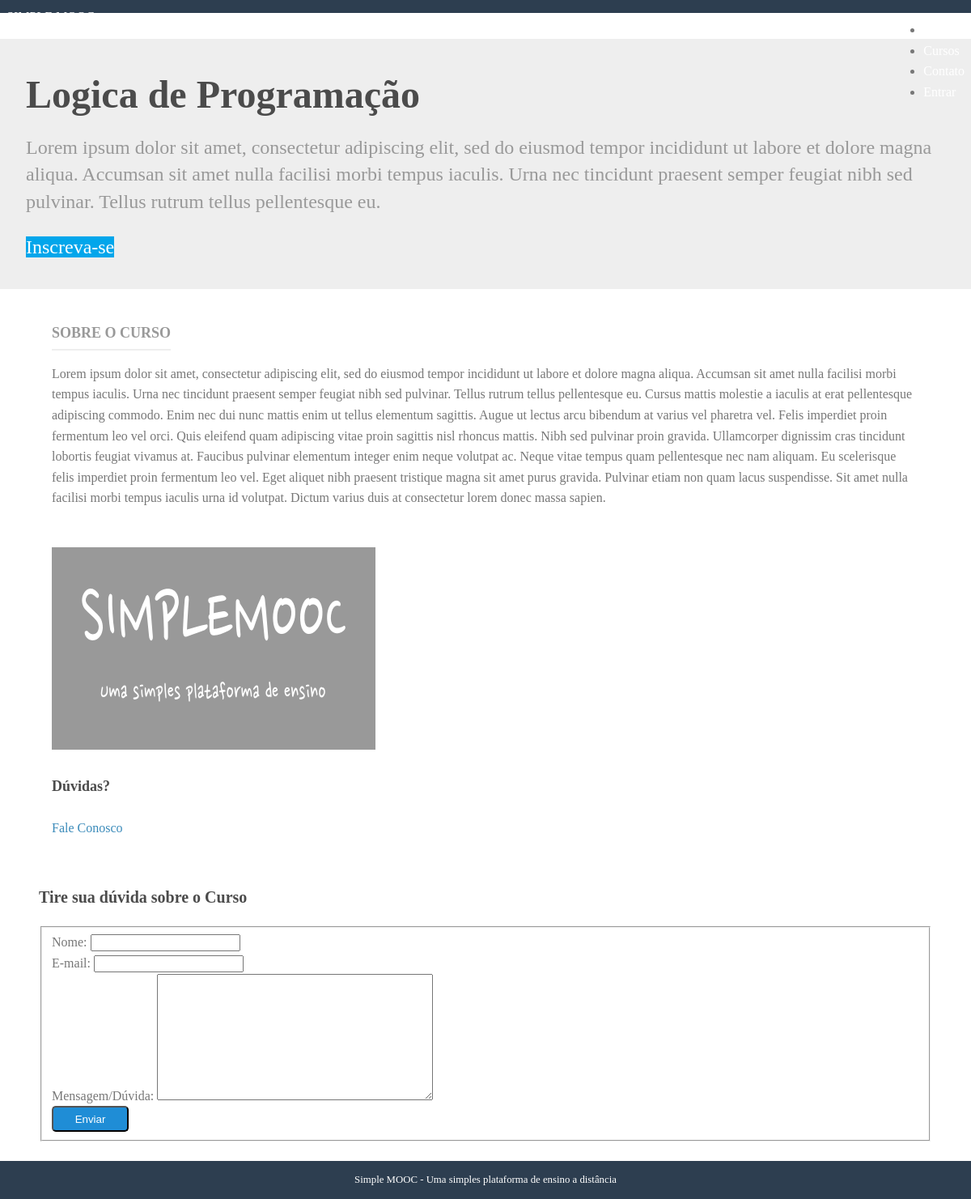
Screenshot of /cursos/logica-de-programacao/ with the database file from the repository.
### simplemooc/courses/models.py (models this page shows, shortened)
class Course(models.Model):
    name = models.CharField('Nome', max_length=100)
    slug = models.SlugField('Atalho')
    description = models.TextField('Descrição Simples', blank=True)
    about = models.TextField('Sobre o Curso', blank=True)
    startDate = models.DateField('Data de Ínicio', null=True, blank=True)
    image = models.ImageField(
        'Imagem', upload_to='courses/images', null=True, blank=True)
    createdAt = models.DateTimeField('Criado em', auto_now_add=True)
    updatedAt = models.DateTimeField('Atualizado em', auto_now=True)
    objects = CourseManager()
    def __str__(self):
        return self.name
    class Meta:
        verbose_name = 'Curso'
        verbose_name_plural = 'Cursos'
        ordering = ['name']

### simplemooc/courses/views.py (the view)
# urls.py: path('<slug:slug>/', views.details, name='details'),
def details(request, slug):
    course = get_object_or_404(Course, slug=slug)
    context = {}
    if request.method == 'POST':
        form = ContactCourse(request.POST)
        if form.is_valid():
            form.send_mail(course)
            context['isValid'] = True
            form = ContactCourse()
    else:
        form = ContactCourse()
    context['course'] = course
    context['form'] = form
    template_name = 'courses/details.html'
    return render(request, template_name, context)

### simplemooc/courses/forms.py (shortened to what this page needs)
class ContactCourse(forms.Form):
    name = forms.CharField(label='Nome', max_length=100)
    email = forms.EmailField(label='E-mail')
    message = forms.CharField(label='Mensagem/Dúvida', widget=forms.Textarea)

### simplemooc/courses/templates/courses/details.html (shortened to what this page needs)
{% extends "base.html" %}
{% load static %}
{% block content %}
<div class="splash">
    <div class="pure-g-r">
        <div class="pure-u-1">
            <div class="l-box splash-text">
                <h1 class="splash-head">
                    {{ course }}
                </h1>
                <h2 class="splash-subhead">
                    {{ course.description }}
                </h2>
                <p>
                    <a href="{% url 'course:enrollment' course.slug %}" class="pure-button primary-button">Inscreva-se</a>
                </p>
            </div>
        </div>
    </div>
</div>
<div class="pure-g-r content-ribbon">
    <div class="pure-u-2-3">
        <div class="l-box">
            <h4 class="content-subhead">Sobre o Curso</h4>
            {{ course.about|linebreaks }}
        </div>
    </div>
    <div class="pure-u-1-3">
        <div class="l-box">
            {% if course.image %}
            <img src="{{ course.image.url }}" alt="" />
            {% else %}
            <img src="{% static 'img/course-image.png' %}" alt="" />
            {% endif %}
            <h4> Dúvidas?</h4>
            <p>
                <a href="#contato" tittle="" class="pure-button">Fale Conosco</a>
            </p>
        </div>
    </div>
</div>
<div class="pure-g-r content-ribbon" id="contato">
    <div class="pure-u-1">
        <h3>Tire sua dúvida sobre o Curso</h3>
        <form action="#contato" class="=pure-form pure-form-aligned" method="post">
            <fieldset>
                {% for field in form %}
                <div class="pure-control-group">
                    {{ field.label_tag}}
                    {{ field }}
                </div>
                {% endfor %}
                <div class="pure-controls">
                    <button type="submit" class="pure-button pure-button-primary">Enviar</button>
                </div>
            </fieldset>
        </form>
    </div>
</div>
{% endblock %}

### simplemooc/core/static/css/styles.css (style rules this page uses)
* { -webkit-box-sizing: border-box; -moz-box-sizing: border-box; box-sizing: border-box; }
body { margin: 0 auto; line-height: 1.7em; }
a { color: #3b8bba; }
.l-box { padding: 1em; }
body .primary-button { background: #02a6eb; color: #fff; }
.splash { margin: 0 auto; padding: 1.5em 1em 0; background: #eee; }
.splash .splash-head { font-size: 300%; margin: 0em 0; line-height: 1.2em; }
.splash .splash-subhead { color: #999; font-weight: 300; line-height: 1.4em; }
.splash .primary-button { font-size: 150%; }
.content .content-subhead { color: #999; padding-bottom: 0.3em; text-transform: uppercase; margin: 0; border-bottom: 2px solid #eee; display: inline-block; }
.content .content-ribbon { margin: 1.5em 3em; }
.pure-button-primary { background-color: #1f8dd6; color: white; padding: 0.5em 2em; border-radius: 5px; }
body { min-width: 320px; color: #777; line-height: 1.6; }
h1, h2, h3, h4, h5, h6 { font-weight: bold; color: rgb(75, 75, 75); }
h3 { font-size: 1.25em; }
h4 { font-size: 1.125em; }
a { color: #3b8bba; text-decoration: none; }

### rows the page displays
Course: name "Logica de Programação", description "Lorem ipsum dolor sit amet, consectetur adipiscing elit, sed do eiusmod tempor incididunt ut labore et dolore magna aliqua. Accumsan sit amet nulla facilisi morbi tempus iaculis. Urna nec tincidunt praesent semper feugiat nibh sed pulvinar. Tellus rutrum tellus pellentesque eu.", about "Lorem ipsum dolor sit amet, consectetur adipiscing elit, sed do eiusmod tempor incididunt ut labore et dolore magna aliqua. Accumsan sit amet nulla facilisi morbi tempus iaculis. Urna nec tincidunt praesent semper feugiat nibh sed pulvinar. Tellus rutrum tellus pellentesque eu. Cursus mattis molestie a iaculis at erat pellentesque adipiscing commodo. Enim nec dui nunc mattis enim ut tellus elementum sagittis. Augue ut lectus arcu bibendum at varius vel pharetra vel. Felis imperdiet proin fermentum leo vel orci. Quis eleifend quam adipiscing vitae proin sagittis nisl rhoncus mattis. Nibh sed pulvinar proin gravida. Ullamcorper dignissim cras tincidunt lobortis feugiat vivamus at. Faucibus…"

### other values shown
{{ field.label_tag }} "Nome:" "E-mail:" "Mensagem/Dúvida:"
